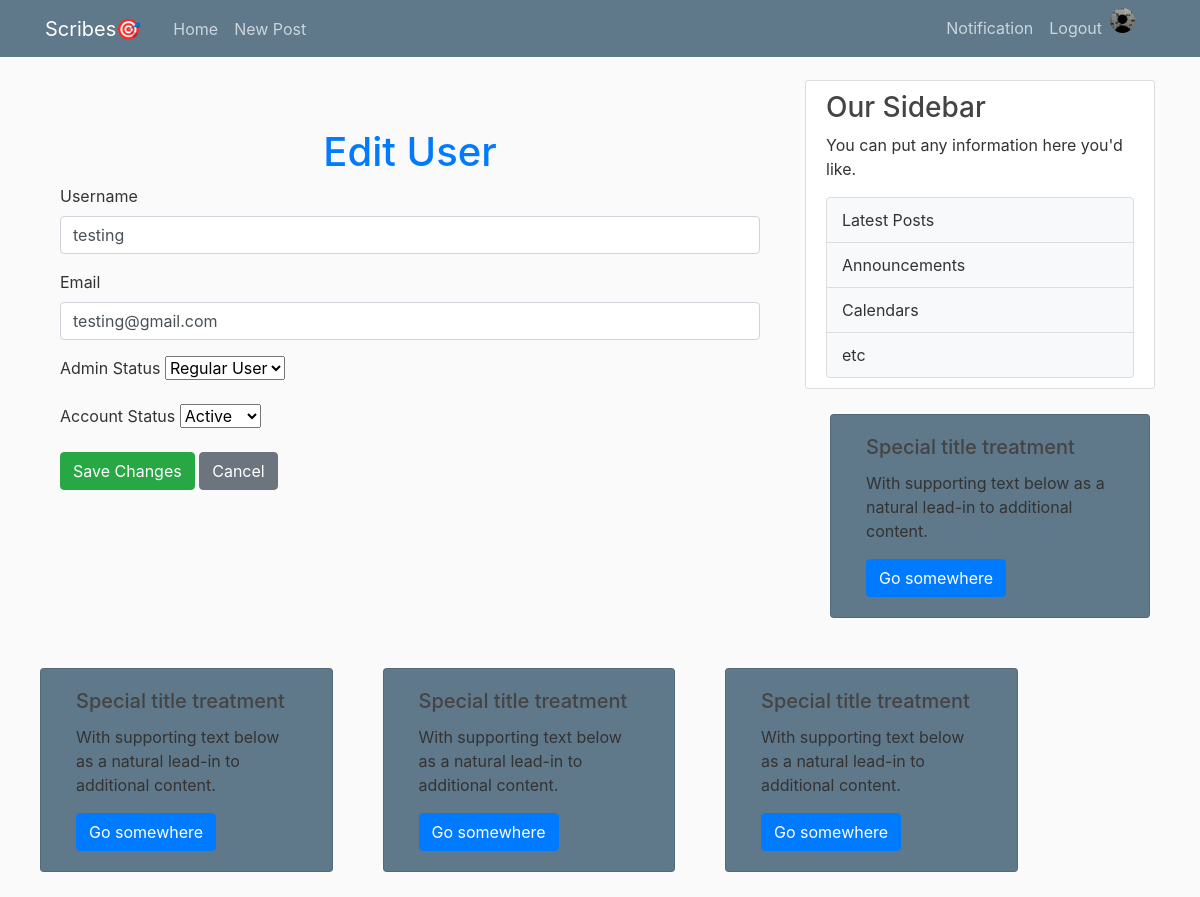
Page /admin/edit_user/1 (signed in) on the earlier database version.
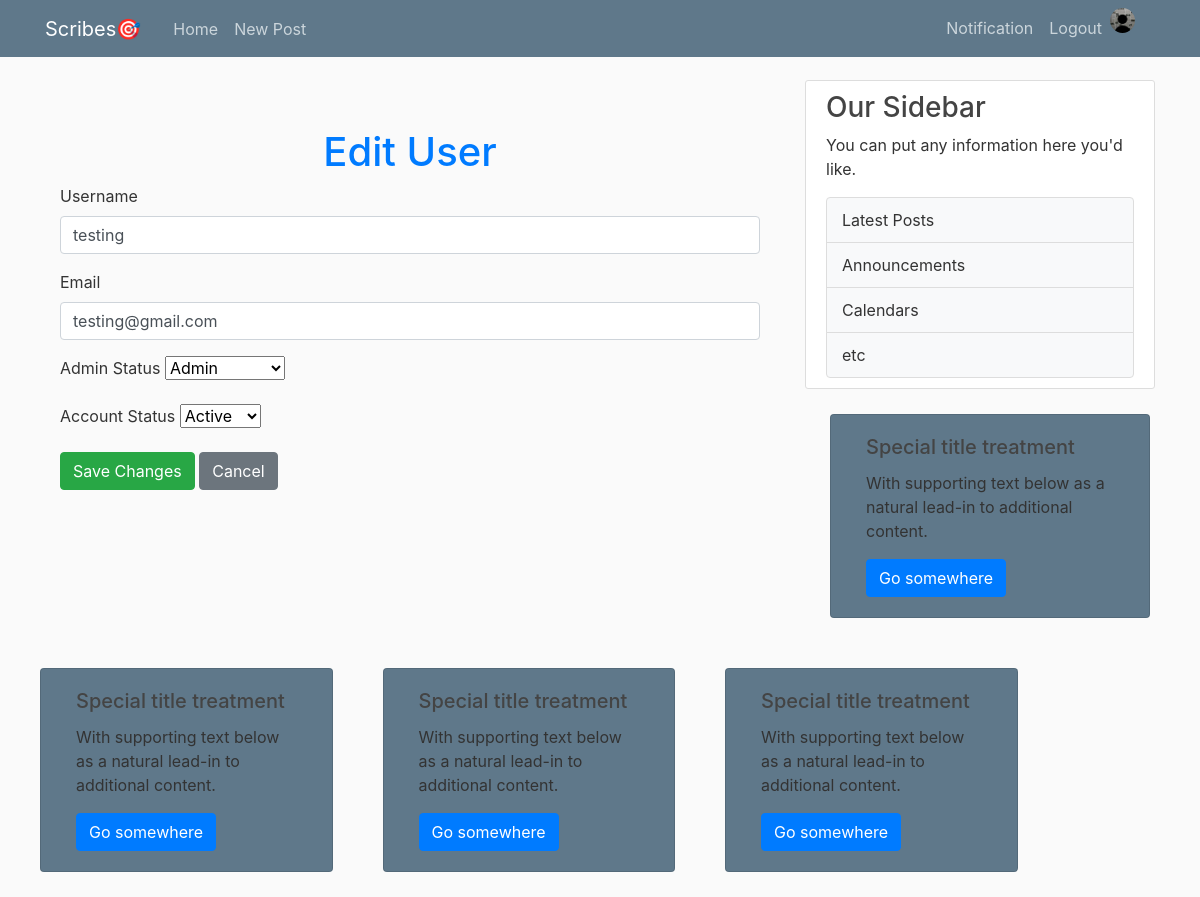
Same page on the later database version.
### flaskblog/models.py (models this page shows, shortened)
class User(db.Model, UserMixin):
    id = db.Column(db.Integer, primary_key=True)
    username = db.Column(db.String(20), nullable=False, unique=True)
    email = db.Column(db.String(120), nullable=False, unique=True)
    image_file = db.Column(db.String(20), nullable=False, default='default.jpg')
    password = db.Column(db.String(60), nullable=False)
    posts = db.relationship('Post', backref='author', lazy=True)
    is_admin = db.Column(db.Boolean, nullable=False,default=False)
    Biography= db.Column(db.Text, nullable=False,default='Add A Brief Description About Yourself')

### flaskblog/routes.py (the view, shortened to what this page needs)
@app.route('/admin/edit_user/<int:user_id>', methods=['GET', 'POST'])
@login_required
def edit_user(user_id):
    if current_user.email != 'dibieemmanuel403@gmail.com':
        flash("You are not authorized to perform this action.", "danger")
        return redirect(url_for('admin_page'))
    image_file = url_for('static', filename='profile_pics/' + current_user.image_file)
    user = User.query.get_or_404(user_id)
    return render_template('Admin_edit_user.html', user=user, image_file=image_file)

### flaskblog/models.py (called while the page is built)
@login_manager.user_loader
def load_user(user_id):
    return User.query.get(int(user_id))

### flaskblog/templates/Admin_edit_user.html (shortened to what this page needs)
{% extends "layout.html" %}
{% block content %}
    <div class="container mt-5">
        <h1 class="text-center text-primary">Edit User</h1>
        <form method="POST" action="{{ url_for('edit_user', user_id=user.id) }}">
            <div class="mb-3">
                <label for="username" class="form-label">Username</label>
                <input
                    type="text"
                    class="form-control"
                    id="username"
                    name="username"
                    value="{{ user.username }}"
                    required>
            </div>
            <div class="mb-3">
                <label for="email" class="form-label">Email</label>
                <input
                    type="email"
                    class="form-control"
                    id="email"
                    name="email"
                    value="{{ user.email }}"
                    required>
            </div>
            <div class="mb-3">
                <label for="is_admin" class="form-label">Admin Status</label>
                <select class="form-select" id="is_admin" name="is_admin">
                    <option value="true" {% if user.is_admin %}selected{% endif %}>Admin</option>
                    <option value="false" {% if not user.is_admin %}selected{% endif %}>Regular User</option>
                </select>
            </div>
            <div class="mb-3">
                <label for="is_active" class="form-label">Account Status</label>
                <select class="form-select" id="is_active" name="is_active">
                    <option value="true" {% if user.is_active %}selected{% endif %}>Active</option>
                </select>
            </div>
            <button type="submit" class="btn btn-success">Save Changes</button>
            <a href="{{ url_for('admin_page') }}" class="btn btn-secondary">Cancel</a>
        </form>
    </div>
{% endblock content %}

Differences in the rows shown:
changed User "testing": is_admin "Regular User" → "Admin"
